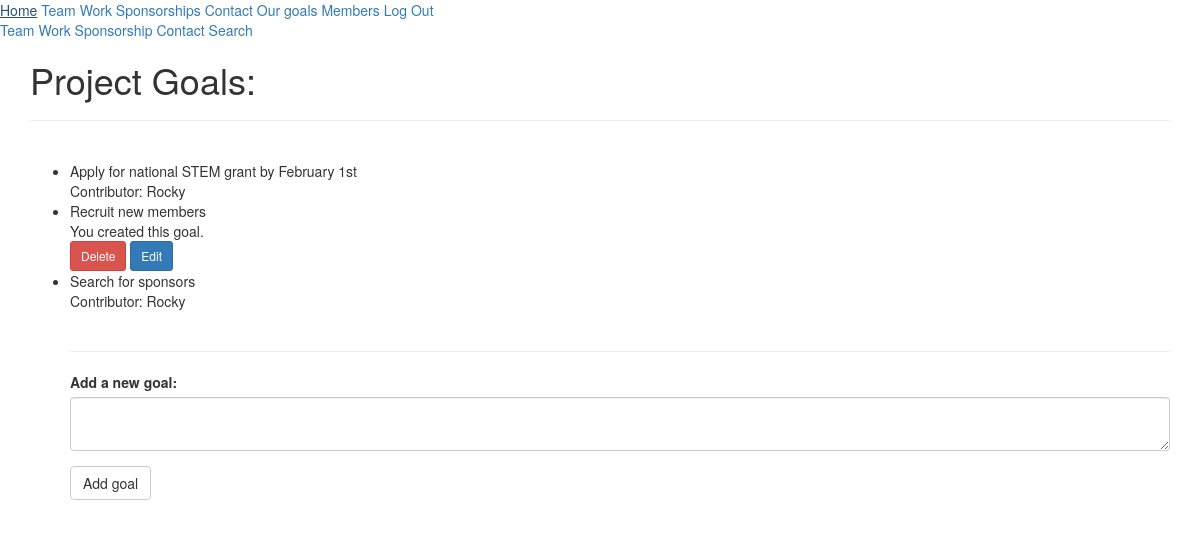
Page /proj/goals (signed in) on the committed database.
### tables.py (models this page shows, shortened)
class Goal(db.Model):
    __tablename__ = 'goals'
    id = db.Column(db.Integer, primary_key=True)
    content = db.Column(db.String(400), nullable=False)
    contributorID = db.Column(db.Integer, db.ForeignKey('users.id'))
    completed = db.Column(db.Boolean, default=False)
    dateCreated = db.Column(db.DateTime, default=datetime.utcnow)

class User(db.Model, UserMixin):
    __tablename__ = 'users'
    id = db.Column(db.Integer, primary_key=True)
    name = db.Column(db.String(200), nullable=False)
    email = db.Column(db.String(128), unique=True, nullable = False)
    passwordHash = db.Column(db.String(128), nullable=False)
    access = db.Column(db.Integer, nullable=False, default=1)
    dateCreated = db.Column(db.DateTime, default=datetime.utcnow)
    confirmed = db.Column(db.Boolean, default=False)
    goals = db.relationship('Goal', backref='goals')
    updates = db.relationship('Update', backref='updates')
    @property
    def password(self):
        raise AttributeError('password is not a readable attribute')

### manageProj.py (the view, shortened to what this page needs)
@proj.route('/goals', methods=['POST', 'GET'])
@login_required
def viewGoals():
    from tables import Goal, User
    form = GoalForm()
    goals = Goal.query.filter(Goal.completed == False)
    completed = Goal.query.filter(Goal.completed == True)
    users = User.query.order_by(User.dateCreated)
    return render_template('project/goals.html', goals=goals, completed=completed, goalForm=form, users=users)

### forms.py
class GoalForm(FlaskForm):
    content = TextAreaField('Add a new goal:', validators=[DataRequired()])
    submit = SubmitField('Add goal')

### app.py (called while the page is built)
@loginManager.user_loader
def loadUser(userID):
    from tables import User
    return User.query.get(int(userID))

### auth.py (called while the page is built)
@auth.before_app_request
def beforeRequest():
    if current_user.is_authenticated and not current_user.confirmed and request.blueprint != 'auth' and request.endpoint != 'static':
        return redirect(url_for('auth.unconfirmed'))

### templates/project/goals.html
{% extends "base.html" %}
{% import "bootstrap/wtf.html" as wtf %}
{% block page_content %}
    <h1> Project Goals: </h1>
    <hr>
    <br>
    <ul id="goalList">
    {% for goal in goals %}
        <li>
            {{ goal.content }}
            <br>
            {% if current_user.id == goal.contributorID %}
                You created this goal.
            {% else %}
                {% for user in users %}
                    {% if user.id == goal.contributorID %}
                        Contributor: {{ user.name }}
                    {% endif %}
                {% endfor %}
            {% endif %}
            {% if current_user.access == 2 and current_user.id == goal.contributorID %}
                <br>
                <a href="{{ url_for('proj.deleteGoal', id=goal.id) }}" class='btn btn-danger btn-sm'> Delete </a>
                <a href="{{ url_for('proj.editGoal', id=goal.id) }}" class='btn btn-primary btn-sm'> Edit </a>
            {% elif current_user.access == 3 %}
                <br>
                <a href="{{ url_for('proj.deleteGoal', id=goal.id) }}" class='btn btn-danger btn-sm'> Delete </a>
                <a href="{{ url_for('proj.editGoal', id=goal.id) }}" class='btn btn-primary btn-sm'> Edit </a>
            {% endif %}
        </li>
    {% endfor %}
    <br>
    <hr>
    {{ wtf.quick_form(goalForm) }}
    </ul>
{% endblock %}

### rows in the picture
Goal: content "Apply for national STEM grant by February 1st"
User: name "Rocky"
Goal: content "Recruit new members", shows "You created this goal."
Goal: content "Search for sponsors"
